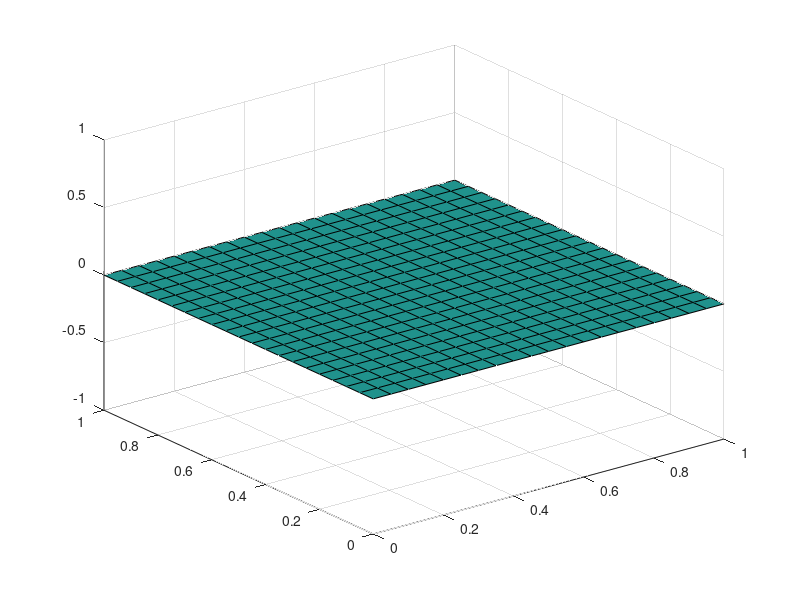

The MATLAB script that drew this image:

% Equation of a surface experimenting

clc, clear, close all

a = 0;
b = 0;

[x,y] = meshgrid(0:.05:1,0:.05:1);

% x = 0:.05:1;
% y = 0:.05:1;

z = a*x.^2 + b*y.^2;

% for i = 1:length(x)
%     z(i) = a*x(i)^2 + b*y(i)^2;
% end

surf(x,y,z)